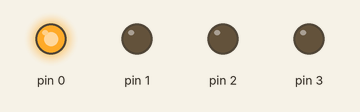
Simulated run of this sketch. Board: Arduino Uno, built with avr-gcc and run on an emulated ATmega328P. On the bench: output pins drawn as LEDs (lit = HIGH).

Above: at 8.5 s.
At 10.5 s:
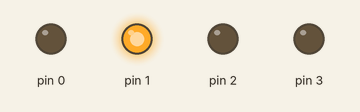
At 12.5 s:
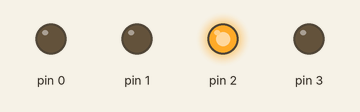
At 14.5 s:
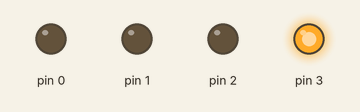
At 17.5 s:
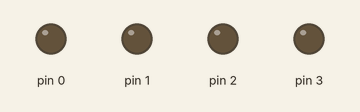
Timing chart, 0 to 18.4 s (numbered marks = the images above):
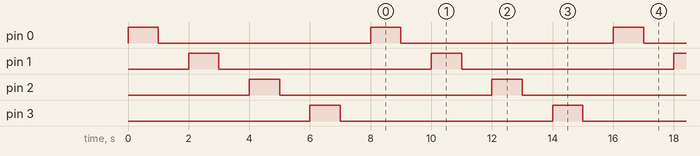

The sketch:

waterfall_light_led.ino
```cpp
char i;
void setup() {
  for(i=0;i<4;i++){
    pinMode(i,OUTPUT);
    digitalWrite(i,HIGH);
    delay(1000);
    digitalWrite(i,LOW);
    delay(1000);
    }
}
void loop() {
  //test IO port
  for(i=0;i<4;i++){
      pinMode(i,OUTPUT);
      digitalWrite(i,HIGH);
      delay(1000);
      digitalWrite(i,LOW);
      delay(1000);
    }
  }
```

Measured:
- by itself, pin 0–3: alternates HIGH for 1.0 s and LOW for 7.0 s
- by itself, everything shown: repeats every 8.0 s, in 8 steps
